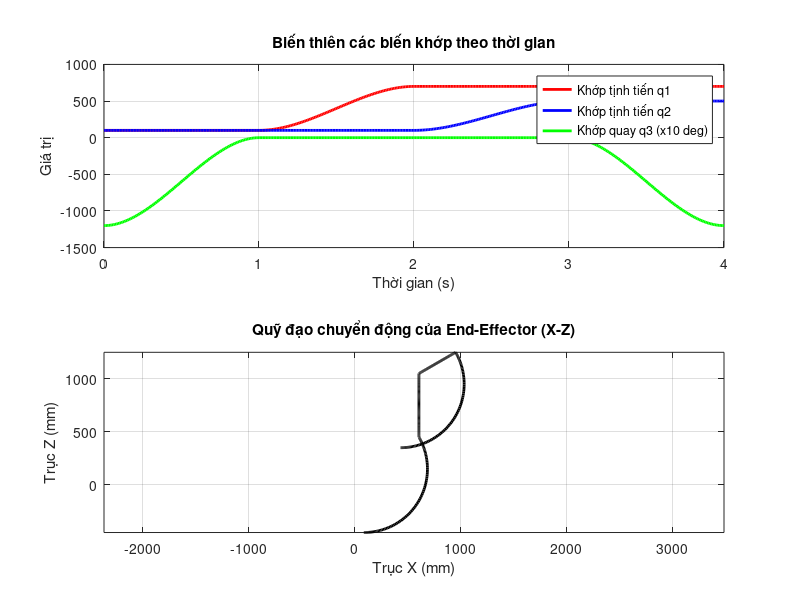
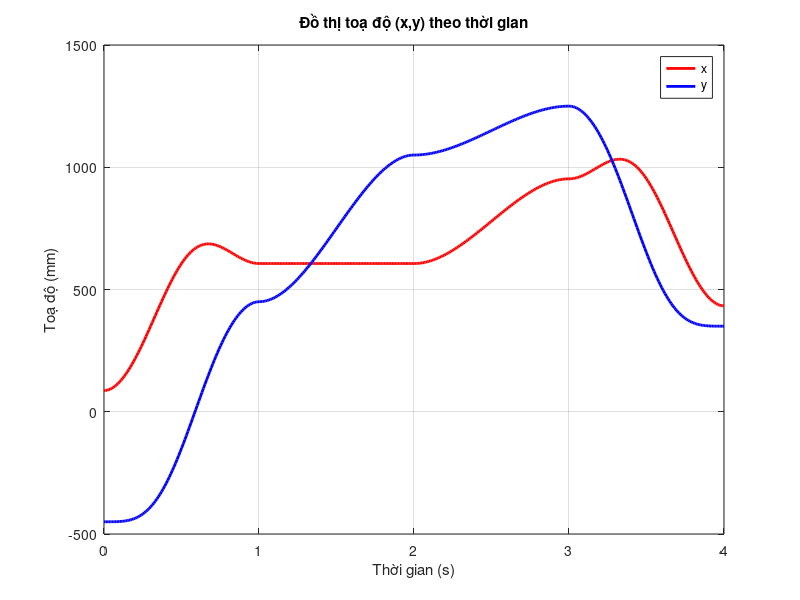

These charts were generated, in order, by the following MATLAB code:
% Khởi tạo mảng thời gian 4 giây
t_array = linspace(0, 4, 400);
N = length(t_array);
q1 = zeros(1, N); q2 = zeros(1, N); q3 = zeros(1, N);

for i = 1:N
    t = t_array(i);
    
    if t < 1 % GĐ1: Vươn q3
        q1(i) = 100;
        q2(i) = 100;
        q3(i) = -2*pi/3 + (2*pi/3)*(3*t^2 - 2*t^3);
        
    elseif t < 2 % GĐ2: Nâng q1
        tl = t - 1; % Thời gian local
        q1(i) = 100 + 600*(3*tl^2 - 2*tl^3);
        q2(i) = 100;
        q3(i) = 0;
        
    elseif t < 3 % GĐ3: Vươn q2
        tl = t - 2;
        q1(i) = 700;
        q2(i) = 100 + 400*(3*tl^2 - 2*tl^3);
        q3(i) = 0;
        
    else % GĐ4: Cụp q3
        tl = t - 3;
        q1(i) = 700;
        q2(i) = 500;
        q3(i) = -(2*pi/3)*(3*tl^2 - 2*tl^3);
    end
end

% Sau đoạn này, thay q1, q2, q3 vào phương trình xE, zE để plot

% 4. Phương trình động học thuận (Forward Kinematics)
% l3 = 600 mm (Theo như giả định ở phần trước)
l3 = 600; 

% Tính góc hướng định vị phi theo phương trình ma trận
phi = q3 + pi/6; 

% Tính tọa độ End-Effector
xE = l3*cos(phi) + (sqrt(3)/2)*q2;
zE = l3*sin(phi) + q1 + 0.5*q2;

% 5. Trực quan hóa
figure;

% --- Đồ thị 1: Sự biến thiên của các khớp theo thời gian ---
subplot(2, 1, 1);
plot(t_array, q1, 'r', 'LineWidth', 2); hold on;
plot(t_array, q2, 'b', 'LineWidth', 2);
plot(t_array, rad2deg(q3)*10, 'g', 'LineWidth', 2); % Phóng to góc để dễ nhìn
legend('Khớp tịnh tiến q1', 'Khớp tịnh tiến q2', 'Khớp quay q3 (x10 deg)');
title('Biến thiên các biến khớp theo thời gian');
xlabel('Thời gian (s)'); ylabel('Giá trị');
grid on;

% --- Đồ thị 2: Quỹ đạo của tay máy trên mặt phẳng làm việc ---
subplot(2, 1, 2);
plot(xE, zE, 'k', 'LineWidth', 2);
title('Quỹ đạo chuyển động của End-Effector (X-Z)');
xlabel('Trục X (mm)'); ylabel('Trục Z (mm)');
axis equal; % Giữ tỉ lệ không bị biến dạng
grid on;

figure
plot(t_array, xE, 'r', 'LineWidth', 2); hold on;
plot(t_array, zE, 'b', 'LineWidth', 2);
legend('x', 'y');
title('Đồ thị toạ độ (x,y) theo thời gian');
xlabel('Thời gian (s)'); ylabel('Toạ độ (mm)');
grid on
